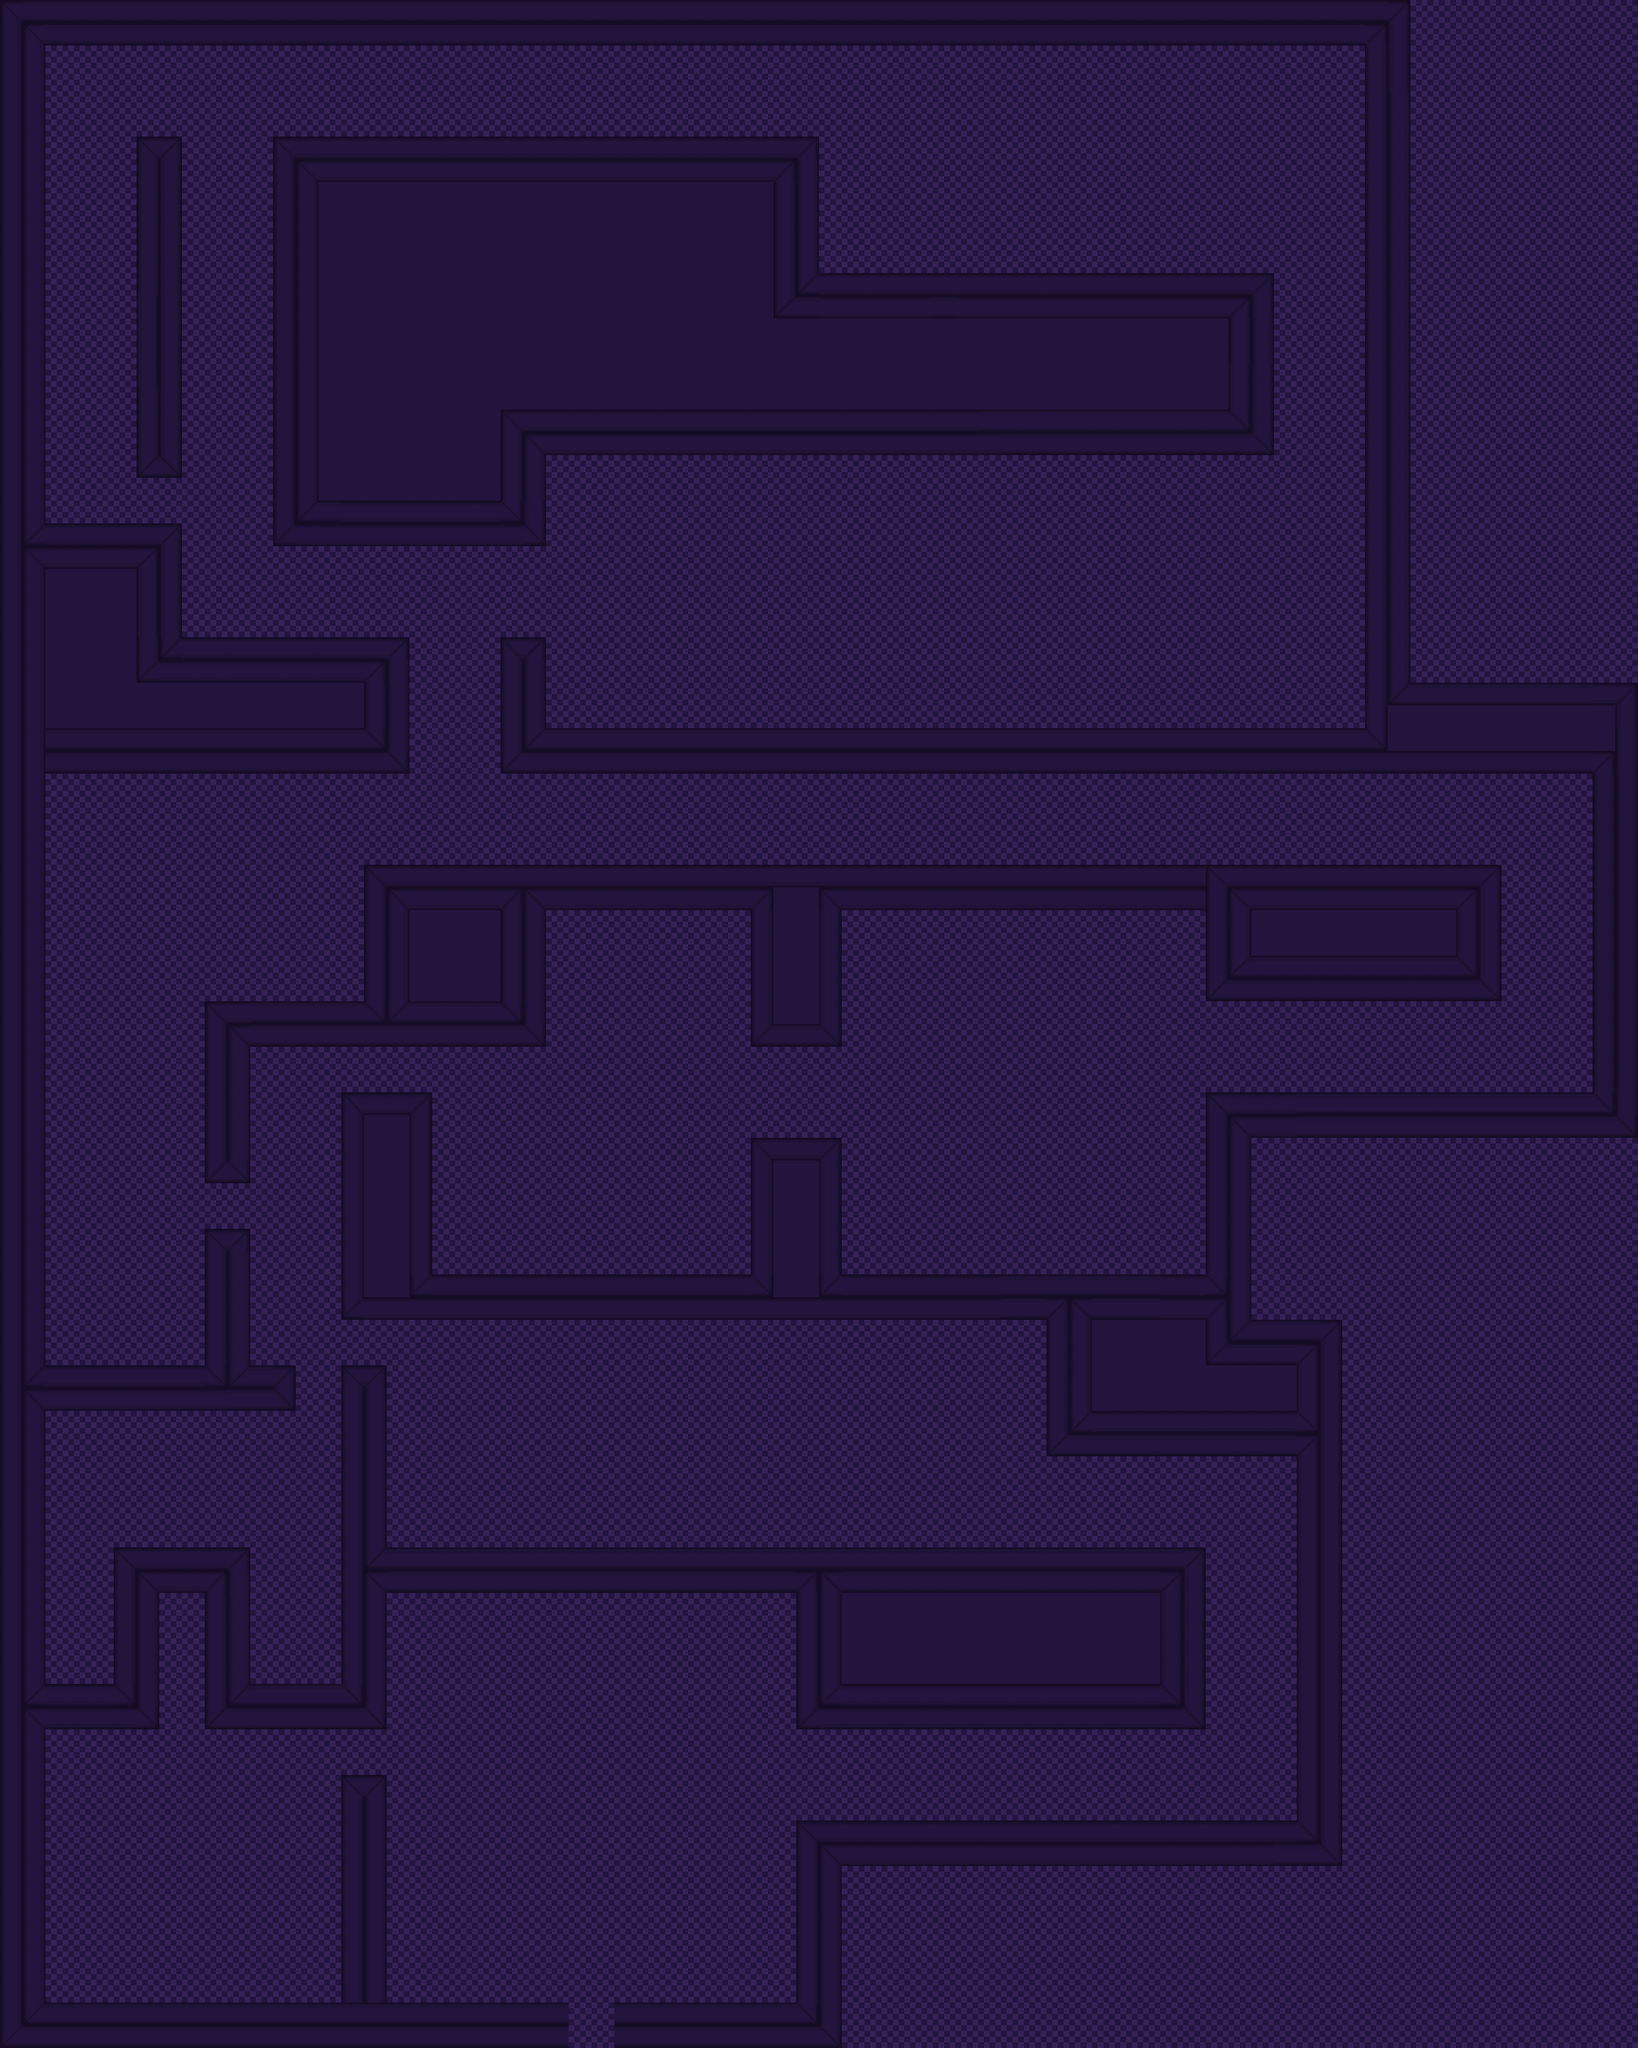

This is a level from a 2D game, rendered from its Tiled map with the project's own tilesets. A one-line summary and the map file follow, with tile-layer data summarised:
An orthogonal 72x90 tile map with 32x32 px tiles, 3 tile layers (background, background, foreground) and 5 objects (4x test, spawn).

<map version="1.0" orientation="orthogonal" renderorder="right-down" width="72" height="90" tilewidth="32" tileheight="32" nextobjectid="8">
 <tileset firstgid="1" name="SchoolTileSet" tilewidth="32" tileheight="32" tilecount="240">
  <image source="tileset.png" width="640" height="384" />
 </tileset>
 <layer name="background" width="72" height="90">
  <data>[6480 cells, 0 non-empty, 0 distinct tile ids]</data>
 </layer>
 <layer name="background" width="72" height="90">
  <data>[6480 cells, 6480 non-empty, 1 distinct tile ids]</data>
 </layer>
 <layer name="foreground" width="72" height="90">
  <data>[6480 cells, 2204 non-empty, 9 distinct tile ids]</data>
 </layer>
 <objectgroup name="objects">
  <object id="1" name="test" x="361" y="66" width="64" height="64" />
  <object id="4" name="test" x="123" y="199" width="64" height="64" />
  <object id="5" name="test" x="306" y="791" width="64" height="64" />
  <object id="6" name="test" x="1821" y="555" width="64" height="64" />
  <object id="7" name="spawn" x="1704" y="141" width="82" height="82">
   <properties>
    <property name="id" value="player_start" />
   </properties>
  </object>
 </objectgroup>
</map>